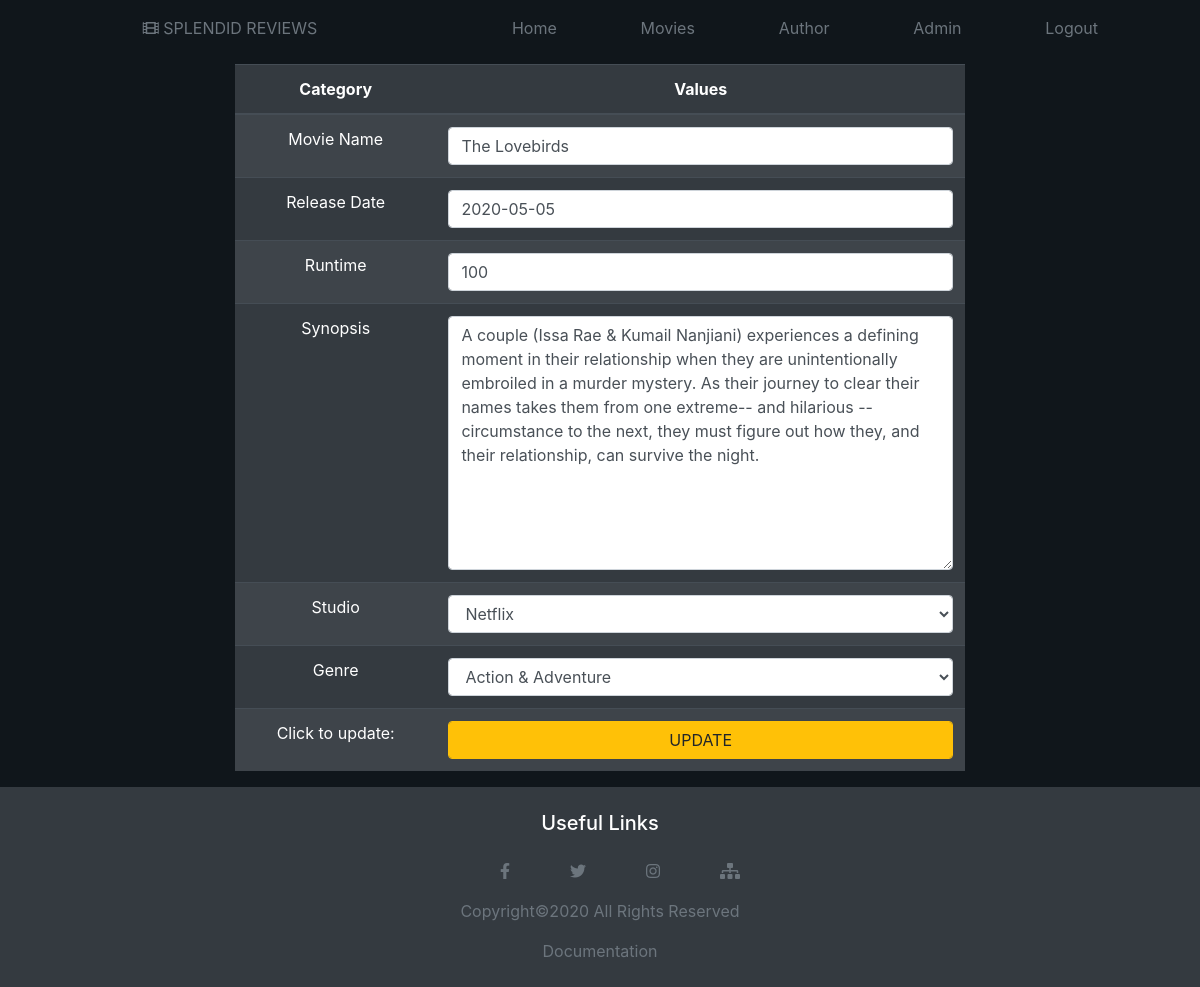
The app's page /models/updateForm.php?id=1 (signed in) with its own data.
### tables this page shows
CREATE TABLE `menu` (
  `idMenu` int(50) NOT NULL,
  `name` varchar(50) NOT NULL,
  `href` varchar(50) NOT NULL,
  `privileges` int(1) NOT NULL
);

CREATE TABLE `movie` (
  `idMovie` int(100) NOT NULL,
  `title` varchar(100) NOT NULL,
  `release_date` date NOT NULL,
  `runtime` int(50) DEFAULT NULL,
  `quote` text DEFAULT NULL,
  `synopsis` text NOT NULL,
  `cover` varchar(150) DEFAULT NULL,
  `idStudio` int(11) NOT NULL
);

### models/updateForm.php (the view, shortened to what this page needs)
<?php
    require "../config/connection.php";
    require "../views/fixed/head.php";
    if(isset($_GET['id'])){
        $id = $_GET['id'];
        $priprema = $conn->prepare("SELECT * FROM movie WHERE idMovie = :id");
        $priprema->bindParam(":id",$id);
        $priprema->execute();
        $film = $priprema->fetch();
    }
?>
<div id="sajt">
    <?php require "../views/fixed/menu.php";?>
    <div class="container-fluid">
        <div class="container">
            <div class="row d-flex justify-content-center">
                <div class="col-lg-8">
                <form action="movie/updateMovie.php" method="post">
                    <table class="table table-striped table-dark text-center">
                        <thead>
                            <th>Category</th>
                            <th>Values</th>
                        </thead>
                        <tbody>
                            <tr>
                                <td><label for="name">Movie Name</label></td>
                                <td><input type="text" name="name" class="form-control" value="<?=$film->title;?>"/></td>
                            </tr>
                            <tr>
                                <td><label for="date">Release Date</label></td>
                                <td><input type="text" name="date" class="form-control" value="<?=$film->release_date;?>"/></td>
                            </tr>
                            <tr>
                                <td><label for="time">Runtime</label></td>
                                <td><input type="text" name="time" class="form-control" value="<?=$film->runtime;?>"/></td>
                            </tr>
                            <tr>
                                <td><label for="synopsis">Synopsis</label></td>
                                <td><textarea name="synopsis" class="form-control" cols="30" rows="10"><?=$film->synopsis?></textarea></td>
                            </tr>
                            <tr>
                                <td><label for="ddlStudio">Studio</label></td>
                                <td>
                                    <select name="ddlStudio" class="form-control">
                                        <?php
                                            $selectSvihStudija = $conn->query("SELECT * FROM studio")->fetchAll();
                                            foreach($selectSvihStudija as $studio){
                                                if($studio->idStudio == $film->idStudio){
                                                    echo "<option value='{$studio->idStudio}' selected='{$studio->name}'>{$studio->name}</option>";
                                                }else{
                                                    echo "<option value='{$studio->idStudio}'>{$studio->name}</option>";
                                                }
                                            }
                                        ?>
                                    </select>
                                </td>
                            </tr>
                            <tr>
                                <td><label for="genre">Genre</label></td>
                                <td>
                                    <select name="genre" id="genre" class="form-control">
                                        <?php
                                            $selectZanrova = $conn->query("SELECT * FROM genre")->fetchAll();
                                            foreach($selectZanrova as $zanr){
                                                echo "<option value='{$zanr->idGenre}'>{$zanr->name}</option>";
                                            }
                                        ?>
                                    </select>
                                </td>
                            </tr>
                            <tr>
                                <td>Click to update:</td>
                                <td><input type="submit" class="form-control btn-warning" name="btnUpdate" value="UPDATE"/></td>
                            </tr>
                        </tbody>
                    </table>
                </form>
                </div>
            </div>
        </div>
    </div>
</div>
<?php  require "../views/fixed/footer.php"; ?>

### views/fixed/menu.php
<div class="container-fluid">
        <div class="container d-flex justify-content-between pt-3 pb-2">
            <div class="col-lg-4 d-flex justify-content-center">
                <p><a href="index.php" class='text-decoration-none text-secondary'><i class="fas fa-film"></i> SPLENDID REVIEWS</a></p>
            </div>
            <div class="col-lg-8 text-decoration-none">
                <nav>
                    <?php
                        $upitMeni = "SELECT * FROM menu";
                        $pripremaMeni = $conn->prepare($upitMeni);
                        $pripremaMeni->execute();
                        $meni = $pripremaMeni->fetchAll();
                        $ulogovan = false;
                        if(isset($_SESSION['korisnik'])){
                            $ulogovan = true;
                            $korisnik = $_SESSION['korisnik'];
                        }
                        $ispis = "<ul id='menu'>";
                        foreach($meni as $li){
                            if($li->privileges==0){
                                $ispis.= "<li><a href='{$li->href}' class='text-decoration-none text-secondary'>{$li->name}</a></li>";
                            }
                                if($ulogovan){
                                    if($li->privileges==2){
                                        if($korisnik->idWebsiteRole!=1 && $li->name=="Admin"){
                                            $ispis.="";
                                        }else{
                                            $ispis.="<li><a href='{$li->href}' class='text-decoration-none text-secondary'>{$li->name}</a></li>";
                                        }
                                    }
                                }
                            else{
                                if($li->privileges==1){
                                    $ispis.="<li><a href='{$li->href}' class='text-decoration-none text-secondary'>{$li->name}</a></li>";
                                }
                            }
                        }
                        if($ulogovan){
                            $ispis.="<li><a href='../logout.php' class='text-decoration-none text-secondary'>Logout</a></li>";
                        }
                        $ispis.="</ul>";
                        echo $ispis;
                    ?>
                </nav>
            </div>
        </div>
    </div>

### records on screen
menu: name "Home"
menu: name "Movies"
menu: name "Author"
menu: name "Admin"
movie: name "The Lovebirds", date "2020-05-05", time "100", synopsis "A couple (Issa Rae & Kumail Nanjiani) experiences a defining moment in their relationship when they are unintentionally embroiled in a murder mystery. As their journey to clear their names takes them from one extreme-- and hilarious -- circumstance to the next, they must figure out how they, and their relationship, can survive the night."

### other values on screen
form field ddlStudio "Netflix"
form field genre "Action & Adventure"
